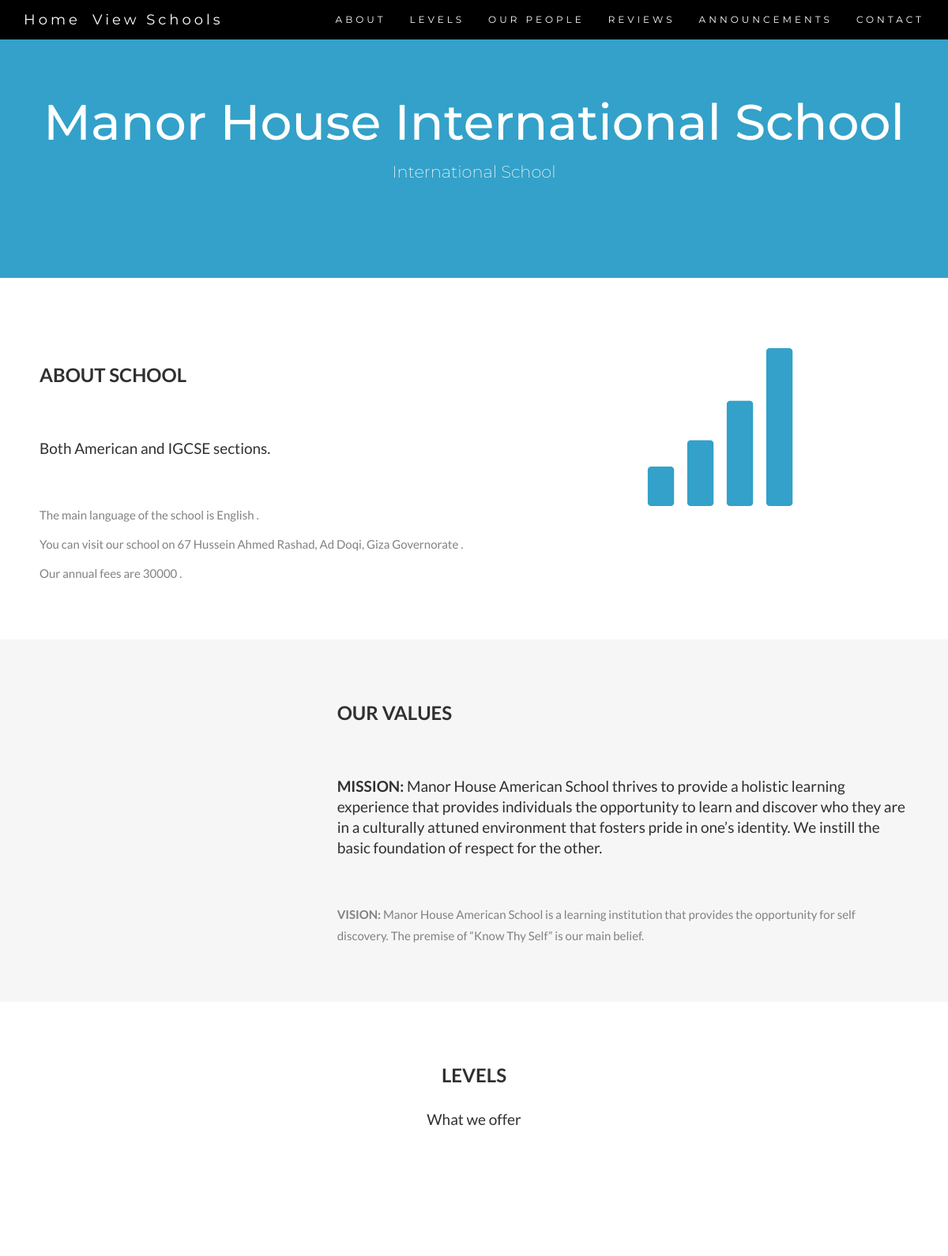
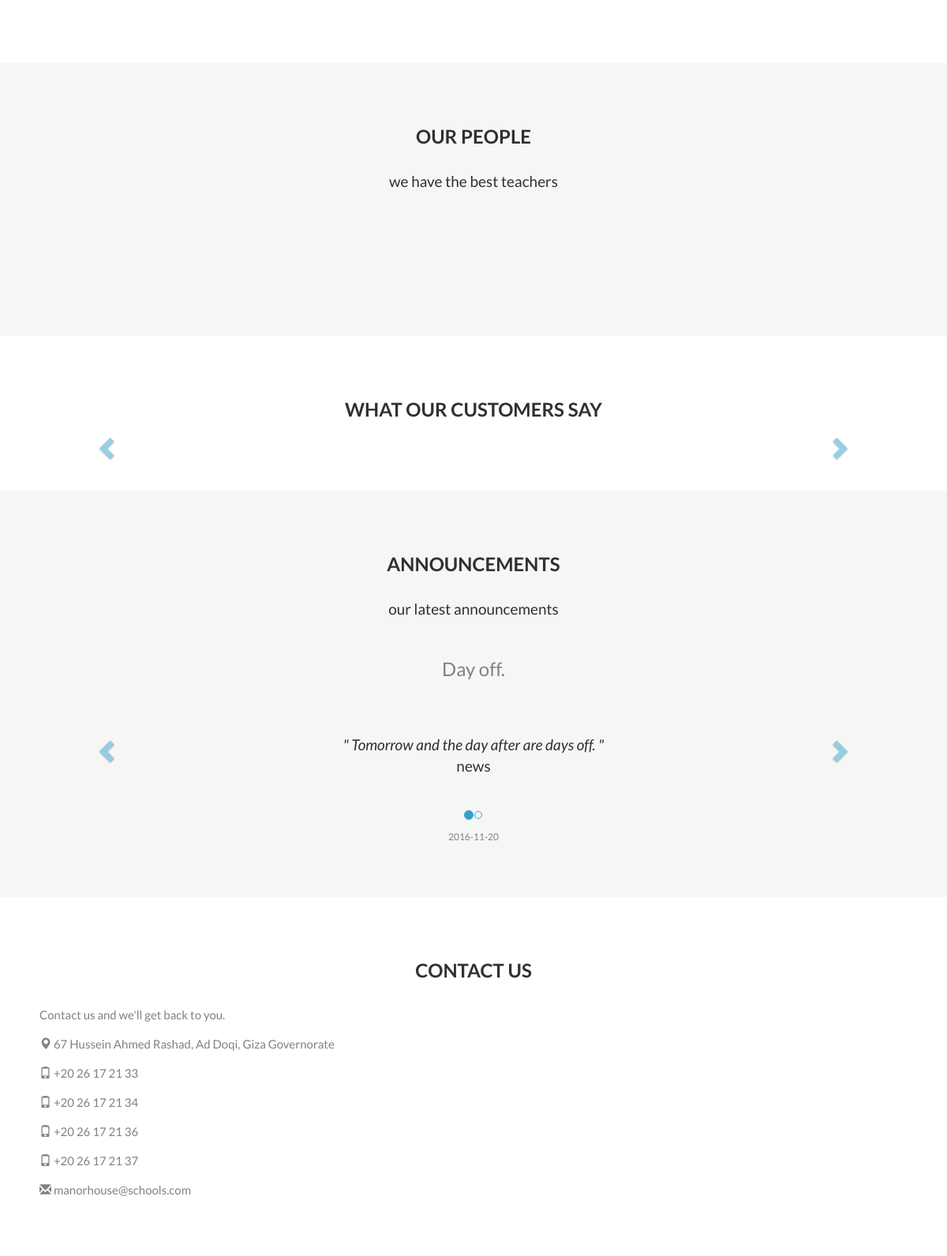
The page /website/school-info.php?id=1 on the database its author committed (2 pictures, top to bottom).
### tables this page shows
CREATE TABLE Schools (
	id INT PRIMARY KEY AUTO_INCREMENT, 
	name VARCHAR(200),
	address VARCHAR(200),  
	mission VARCHAR(500), 
	vision VARCHAR(500), 
	language VARCHAR(20), 
	general_info VARCHAR(2000), 
	fees INT, 
	type VARCHAR(20), 
	CHECK (type = 'national' OR type = 'National' OR type = 'international' OR type = 'International'),  
	email VARCHAR(50) UNIQUE 
);

CREATE TABLE Announcements
	(	
		PRIMARY KEY (title, announcement_date, school_id),
		title varchar(200),
		announcement_date date,
		school_id INT,
		type varchar(200),
		description varchar(1000),
		admin_id int,	 
		FOREIGN KEY (school_id) REFERENCES Schools(id) ON DELETE CASCADE,
		FOREIGN KEY (admin_id) REFERENCES Administrators(id) ON DELETE SET NULL

	);

CREATE TABLE Phone_School (
	PRIMARY KEY (school_id, phone),
	phone VARCHAR(100) UNIQUE, 
	school_id INT,
	FOREIGN KEY (school_id) REFERENCES Schools(id) ON DELETE CASCADE 
	
);

### website/school-info.php (the view, shortened to what this page needs)
<!DOCTYPE html>
<html lang="en">
<head>
  <link rel="stylesheet" href="https://maxcdn.bootstrapcdn.com/bootstrap/3.3.7/css/bootstrap.min.css">
</head>
<body id="myPage" data-spy="scroll" data-target=".navbar" data-offset="60">
  <?php
  $id = $_GET['id'];
  $school_name = $address = $mission = $vision = $language = $general_info = $fees = $type = $email = "";
  include  'connection-values.php';
  $stmt = mysqli_stmt_init($conn);
  if(!mysqli_stmt_prepare($stmt, 'CALL user_view_school_info(?)'))
  {
    print "Failed to prepare statement\n";
  }
  else
  {
    mysqli_stmt_bind_param($stmt, "i", $id);
    mysqli_stmt_execute($stmt);
    $result = mysqli_stmt_get_result($stmt);
    while ($row = mysqli_fetch_array($result, MYSQLI_NUM))
    {
      $school_name = $row[0];
      $address = $row[1];
      $mission = $row[2];
      $vision = $row[3];
      $language = $row[4];
      $general_info = $row[5];
      $fees = $row[6];
      $type = $row[7];
      $email = $row[8];
    }
  }
?>
  <nav class="navbar navbar-default navbar-fixed-top">
    <div class="container">
      <div class="collapse navbar-collapse" id="myNavbar">
      <a class="navbar-brand" href="index.php">Home</a>
       <a class="navbar-brand" href="view-schools.php">View Schools</a>
        <ul class="nav navbar-nav navbar-right">
          <li><a href="#about">ABOUT</a></li>
          <li><a href="#levels">LEVELS</a></li>
          <li><a href="#our_people">OUR PEOPLE</a></li>
          <li><a href="#reviews">REVIEWS</a></li>
          <li><a href="#announcements">ANNOUNCEMENTS</a></li>
          <li><a href="#contact">CONTACT</a></li>
        </ul>
      </div>
    </div>
  </nav>
  <div class="jumbotron text-center">
    <?php echo "<h1>$school_name</h1>"; ?>
    <?php echo "<p>$type School</p>"; ?>
  </div>
  <div id="about" class="container-fluid">
    <div class="row">
      <div class="col-sm-8">
        <h2>About School</h2><br>
        <?php echo "<h4>$general_info</h4><br>"; ?>
        <?php echo "<p> The main language of the school is $language .</p>"; ?>
        <?php echo "<p> You can visit our school on $address .</p>"; ?>
        <?php echo "<p> Our annual fees are $fees .</p>"; ?>
      </div>
      <div class="col-sm-4">
        <span class="glyphicon glyphicon-signal logo"></span>
      </div>
    </div>
  </div>
  <div class="container-fluid bg-grey">
    <div class="row">
      <div class="col-sm-4">
      </div>
      <div class="col-sm-8">
        <h2>Our Values</h2><br>
        <?php echo "<h4><strong>MISSION:</strong> $mission </h4><br>"; ?>
        <?php echo "<p><strong>VISION:</strong> $vision</p>"; ?>
      </div>
    </div>
  </div>
  <div id="levels" class="container-fluid text-center">
    <h2>LEVELS</h2>
    <h4>What we offer</h4>
    <br>
  </div>
  <div id="our_people" class="container-fluid text-center bg-grey">
    <h2>OUR PEOPLE</h2>
    <h4>we have the best teachers</h4>
    <br>
  </div>
  <div id="reviews" class="container-fluid text-center">
    <h2>What our customers say</h2>
    <div id="myCarousel" class="carousel slide text-center" data-ride="carousel">
    <a class="left carousel-control" href="#myCarousel" role="button" data-slide="prev">
      <span class="glyphicon glyphicon-chevron-left" aria-hidden="true"></span>
    </a>
    <a class="right carousel-control" href="#myCarousel" role="button" data-slide="next">
      <span class="glyphicon glyphicon-chevron-right" aria-hidden="true"></span>
    </a>
  </div>
</div>
  <div id="announcements" class="container-fluid text-center bg-grey">
    <h2>ANNOUNCEMENTS</h2>
    <h4>our latest announcements</h4>
    <div id="myCarousel2" class="carousel slide text-center" data-ride="carousel">
      <ol class="carousel-indicators">
       <?php
       $stmt = mysqli_stmt_init($conn);
       if(!mysqli_stmt_prepare($stmt, 'CALL user_view_announcement(?)'))
       {
        print "Failed to prepare statement\n";
      }
      else
      {
        mysqli_stmt_bind_param($stmt, "i", $id);
        mysqli_stmt_execute($stmt);
        $result = mysqli_stmt_get_result($stmt);
         $count = 0;
        while ($row = mysqli_fetch_array($result, MYSQLI_NUM))
        {
          if($count == 0)
          {
            echo "<li data-target='#myCarousel2' data-slide-to= $count class='active'></li>";
          }
          else
          {
            echo "<li data-target='#myCarousel2' data-slide-to=$count></li>";
          }
          $count = $count + 1;
        }
      }
      ?>
    </ol>
    <div class="carousel-inner" role="listbox">
      <?php
      $stmt = mysqli_stmt_init($conn);
      if(!mysqli_stmt_prepare($stmt, 'CALL user_view_announcement(?)'))
      {
        print "Failed to prepare statement\n";
      }
      else
      {
        mysqli_stmt_bind_param($stmt, "i", $id);
        mysqli_stmt_execute($stmt);
        $result = mysqli_stmt_get_result($stmt);
        $count = 0;
        while ($row = mysqli_fetch_array($result, MYSQLI_NUM))
        {
          $cur_title = $row[0];
          $cur_type = $row[1];
          $cur_description = $row[2];
          $cur_date = $row[3];
          if($count == 0)
          {
            echo " <div class='item active'>";
            echo "<h3><span style='font-style:normal;'> $cur_title </span></h3>";
           echo "<h4> &quot $cur_description &quot <br><span style='font-style:normal;'> $cur_type </span></h4>";
            echo "<h6>                  $cur_date <br></h6>";
          }
          else
          {
            echo " <div class='item'>";
            echo "<h3><span style='font-style:normal;'> $cur_title </span></h3>";
            echo "<h4> &quot $cur_description &quot <br><span style='font-style:normal;'> $cur_type </span></h4>";
            echo "<h6>                  $cur_date <br></h6>";
          }
          $count = $count + 1;
          echo '</div>';
        }
      }
      ?>
    </div>
    <a class="left carousel-control" href="#myCarousel2" role="button" data-slide="prev">
      <span class="glyphicon glyphicon-chevron-left" aria-hidden="true"></span>
    </a>
    <a class="right carousel-control" href="#myCarousel2" role="button" data-slide="next">
      <span class="glyphicon glyphicon-chevron-right" aria-hidden="true"></span>
    </a>
  </div>
</div>
<div id="contact" class="container-fluid">
  <h2 class="text-center">CONTACT US</h2>
  <div class="row">
    <div class="col-sm-5">
      <p>Contact us and we'll get back to you.</p>
      <?php echo "<p><span class='glyphicon glyphicon-map-marker'></span> $address </p>"; ?>
      <?php
      $stmt = mysqli_stmt_init($conn);
      if(!mysqli_stmt_prepare($stmt, 'CALL user_view_school_phones(?)'))
      {
        print "Failed to prepare statement\n";
      }
      else
      {
        mysqli_stmt_bind_param($stmt, "i", $id);
        mysqli_stmt_execute($stmt);
        $result = mysqli_stmt_get_result($stmt);
        while ($row = mysqli_fetch_array($result, MYSQLI_NUM))
        {
          $cur_phone = $row[0];
          echo "<p><span class='glyphicon glyphicon-phone'></span> $cur_phone </p>";
        }
      }
      ?>
      <?php echo "<p><span class='glyphicon glyphicon-envelope'></span> $email </p>" ?>
    </div>
  </div>
</div>
</body>
</html>

### website/school-info.php (style rules this page uses)
body { font: 400 15px Lato, sans-serif; line-height: 1.8; color: #818181; }
h2 { font-size: 24px; text-transform: uppercase; color: #303030; font-weight: 600; margin-bottom: 30px; }
h4 { font-size: 19px; line-height: 1.375em; color: #303030; font-weight: 400; margin-bottom: 30px; }
.jumbotron { background-color: #33A1C9; color: #fff; padding: 100px 25px; font-family: Montserrat, sans-serif; }
.container-fluid { padding: 60px 50px; }
.bg-grey { background-color: #f6f6f6; }
.logo { color: #33A1C9; font-size: 200px; }
.carousel-control.right, .carousel-control.left { background-image: none; color: #33A1C9; }
.carousel-indicators li { border-color: #33A1C9; }
.carousel-indicators li.active { background-color: #33A1C9; }
.item h4 { font-size: 19px; line-height: 1.375em; font-weight: 400; font-style: italic; margin: 70px 0; }
.item span { font-style: normal; }
.navbar { margin-bottom: 0; background-color: #000000; z-index: 9999; border: 0; font-size: 12px !important; line-height: 1.42857143 !important; letter-spacing: 4px; border-radius: 0; font-family: Montserrat, sans-serif; }
.navbar li a, .navbar .navbar-brand { color: #fff !important; }
.navbar li a, .navbar .navbar-middle { color: #fff !important; }
.slide { animation-name: slide; -webkit-animation-name: slide; animation-duration: 1s; -webkit-animation-duration: 1s; visibility: visible; }

### rows shown on the page
schools: name "Manor House International School", type "International", general_info "Both American and IGCSE sections.", language "English", address "67 Hussein Ahmed Rashad, Ad Doqi, Giza Governorate", fees "30000", mission "Manor House American School thrives to provide a holistic learning experience that provides individuals the opportunity to learn and discover who they are in a culturally attuned environment that fosters pride in one’s identity. We instill the basic foundation of respect for the other.", vision "Manor House American School is a learning institution that provides the opportunity for self discovery. The premise of “Know Thy Self” is our main belief.", email "manorhouse@schools.com"
announcements: title "Day off.", description "Tomorrow and the day after are days off.", type "news", announcement_date "2016-11-20"
phone_school: phone "+20 26 17 21 33"
phone_school: phone "+20 26 17 21 34"
phone_school: phone "+20 26 17 21 36"
phone_school: phone "+20 26 17 21 37"
